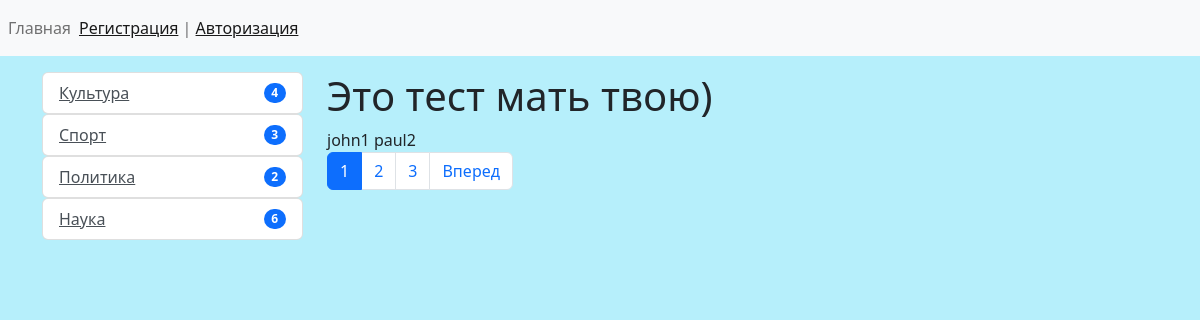
Page /test/ on the committed database.
### news/models.py (models this page shows, shortened)
class Category(models.Model):
    title = models.CharField(
        max_length=150, db_index=True,
        verbose_name='Название категории'
    )
    def get_absolute_url(self):
        return reverse(
            'category',
            kwargs={"category_id": self.pk, }
        )
    class Meta:
        verbose_name = 'Категория'
        verbose_name_plural = 'Категории'
        ordering = ['title']

### news/views.py (the view)
# urls.py: path('test/', test, name='test'),
def test(request):
    objects = ['john1', 'paul2', 'george3', 'ringo4', 'john5', 'paul6', 'george7']
    paginator = Paginator(objects, 2)
    page_num = request.GET.get('page', 1)
    page_objects = paginator.get_page(page_num)
    return render(request, 'news/test.html', {'page_obj': page_objects})

### news/templatetags/news_tags.py (called while the page is built)
@register.inclusion_tag('news/list_categories.html')
def show_categories():
    categories = Category.objects.annotate(cnt=Count('news', filter=F('news__is_published'))).filter(cnt__gt=0)
    return {"categories": categories, }

### news/templates/news/test.html (shortened to what this page needs)
{% extends 'base.html' %}
{% block sidebar %}
{% include 'inc/_sidebar.html' %}
{% endblock %}
{% block content %}
<h1>Это тест мать твою) </h1>
    {% for name in page_obj.object_list %}
        {{ name }}
    {% endfor %}
{% endblock %}

### news/templates/news/list_categories.html
<div class="list-group">
    {% for item in categories %}
    <ul class="list-group">
        <li class="list-group-item d-flex justify-content-between align-items-center">
            <a href="{{ item.get_absolute_url }}" class="list-group-item-action">{{ item.title }}</a>
            <span class="badge bg-primary rounded-pill">{{ item.cnt }}</span>
        </li>
    </ul>
    {% endfor %}
</div>

### djangoProject/static/css/style.css (style rules this page uses)
body { background-color: #b6effb; }

### rows in the picture
Category: title "Культура", cnt "4"
Category: title "Спорт", cnt "3"
Category: title "Политика", cnt "2"
Category: title "Наука", cnt "6"

### other values in the picture
{{ name }} "john1" "paul2"
{{ p }} "1"
{{ p }} "2" "3"
